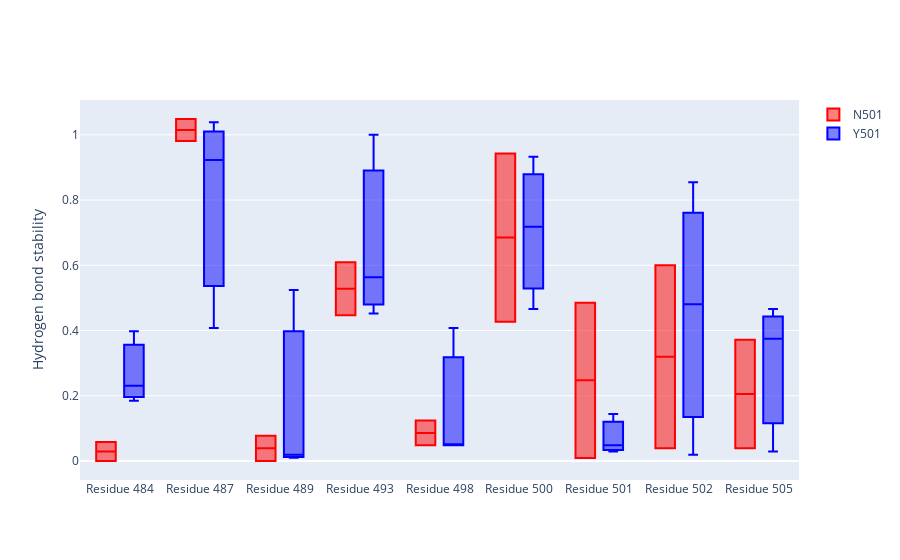

Here is the notebook cell this chart was saved with:
### Markdown cell above
Now to highligh differences we will use a boxplot with averages and standard deviations.<br />
We will also discard hydrogen bonds with 0 or near stability.

### Code cell
fig = go.Figure()

# Set the residues to be displayed
# Display only residues which reach a minimum of stability in at least one of the simulations in any group
minimum_stability_cutoff = 0.2
def is_displayed (residue : int) -> bool:
    for hbonds_analyses in hbonds_data.values():
        for hbonds_analysis in hbonds_analyses:
            if hbonds_analysis[residue] >= minimum_stability_cutoff:
                return True
    return False

display_residues = [residue for residue in target_residues if is_displayed(residue) ]

# Iterate over the groups
for group_name, hbonds_analyses in hbonds_data.items():
    x = []
    y = []
    for residue in display_residues:
        residue_stability_values = [ hb[residue] for hb in hbonds_analyses ]
        y += residue_stability_values
        # Literally repeate the name of the residue several times
        # This is useless for further sorting
        x += [ 'Residue ' + str(residue) for i in range(len(residue_stability_values)) ]
        
    box = go.Box(
        name = group_name,
        x = x, y = y,
        line = {'color':colors[group_name]}
    )
    fig.add_trace(box)

# Group together boxes of the same residue
fig.update_layout(
    yaxis_title='Hydrogen bond stability',
    # Group together boxes of the same residue
    boxmode='group'
)
fig.show()

### Figure 1 — Plotly figure (JSON) as saved in the notebook; plotly's stock layout.template omitted (floating-point values rounded to 4 significant figures)
{"data": [{"line": {"color": "red"}, "name": "N501", "type": "box", "x": ["Residue 484", "Residue 484", "Residue 487", "Residue 487", "Residue 489", "Residue 489", "Residue 493", "Residue 493", "Residue 498", "Residue 498", "Residue 500", "Residue 500", "Residue 501", "Residue 501", "Residue 502", "Residue 502", "Residue 505", "Residue 505"], "y": [0.05825, 0, 1.049, 0.981, 0.07767, 0, 0.4466, 0.6095, 0.04854, 0.1238, 0.4272, 0.9429, 0.4854, 0.009524, 0.03883, 0.6, 0.03883, 0.3714]}, {"line": {"color": "blue"}, "name": "Y501", "type": "box", "x": ["Residue 484", "Residue 484", "Residue 484", "Residue 487", "Residue 487", "Residue 487", "Residue 489", "Residue 489", "Residue 489", "Residue 493", "Residue 493", "Residue 493", "Residue 498", "Residue 498", "Residue 498", "Residue 500", "Residue 500", "Residue 500", "Residue 501", "Residue 501", "Residue 501", "Residue 502", "Residue 502", "Residue 502", "Residue 505", "Residue 505", "Residue 505"], "y": [0.2308, 0.1845, 0.3981, 0.9231, 0.4078, 1.039, 0.009615, 0.5243, 0.01942, 0.4519, 1, 0.5631, 0.04808, 0.4078, 0.04854, 0.9327, 0.466, 0.7184, 0.1442, 0.02913, 0.04854, 0.4808, 0.01942, 0.8544, 0.375, 0.02913, 0.466]}], "layout": {"boxmode": "group", "yaxis": {"title": {"text": "Hydrogen bond stability"}}}}
